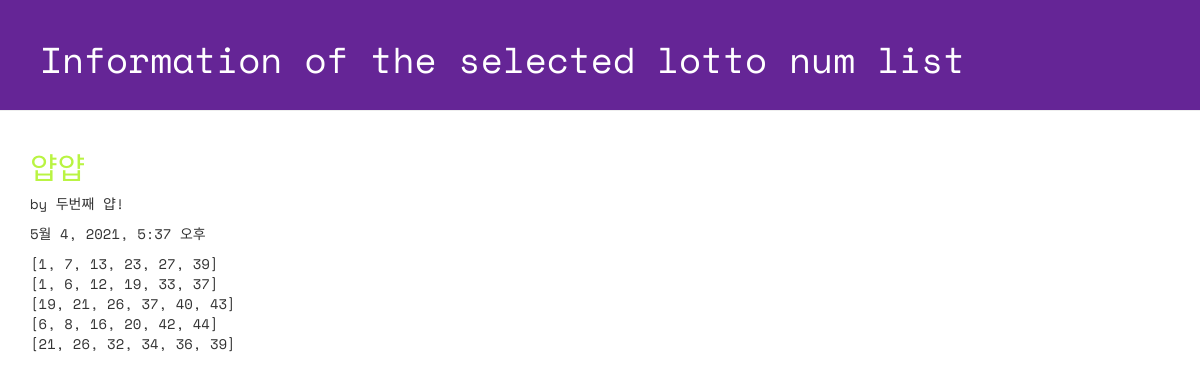
The page /lotto/6/detail/ on the database its author committed.
### lotto/models.py (models this page shows, shortened)
class GuessNumbers(models. Model):
    name = models.CharField(max_length=24)
    text = models.CharField(max_length=255)
    lottos = models.CharField(max_length=255, default='[1,2,3,4,5,6]')
    num_lottos = models.IntegerField(default=5)
    update_date = models.DateTimeField()

### lotto/views.py (the view)
# urls.py: path('lotto/<int:lottokey>/detail/', views.detail, name='detail'),
def detail(request, lottokey):
    lotto = GuessNumbers.objects.get(pk=lottokey)
    return render(request, 'lotto/detail.html', {'lotto':lotto})

### lotto/templates/lotto/detail.html (shortened to what this page needs)
<!DOCTYPE html>
{% load staticfiles %}
<html lang="ko">
<head>
  <link rel="stylesheet" href="//maxcdn.bootstrapcdn.com/bootstrap/3.2.0/css/bootstrap.min.css">
  <link rel="stylesheet" href="//maxcdn.bootstrapcdn.com/bootstrap/3.2.0/css/bootstrap-theme.min.css">
  <link rel="stylesheet" href="{% static 'css/lotto.css'%}">
</head>
<body>
  <div class="page-header">
  <h1>
    <a href="{% url 'index'%}" style="text-decoration:none;color:white;">
      Information of the selected lotto num list
    </a>
  </h1>
  </div>
  <div class="container lotto">
    <h2>{{ lotto.text }}</h2>
    <p> by {{ lotto.name }}</p>
    <p> {{ lotto.update_date }}</p>
    <p> {{ lotto.lottos | linebreaksbr }}</p>
  </div>
</body>
</html>

### lotto/static/css/lotto.css (style rules this page uses)
.page-header { background-color: #652596; margin-top: 0; padding: 20px 20px 20px 40px; font-family: 'Space Mono', monospace; }
.page-header h1 { color: #FFFFFF; }
.container { font-family: 'Space Mono', monospace; }
.container h2 { color: #b9f442; }

### rows shown on the page
GuessNumbers: text "얍얍", name "두번째 얍!", update_date "5월 4, 2021, 5:37 오후", lottos "[1, 7, 13, 23, 27, 39] [1, 6, 12, 19, 33, 37] [19, 21, 26, 37, 40, 43] [6, 8, 16, 20, 42, 44] [21, 26, 32, 34, 36, 39]"
